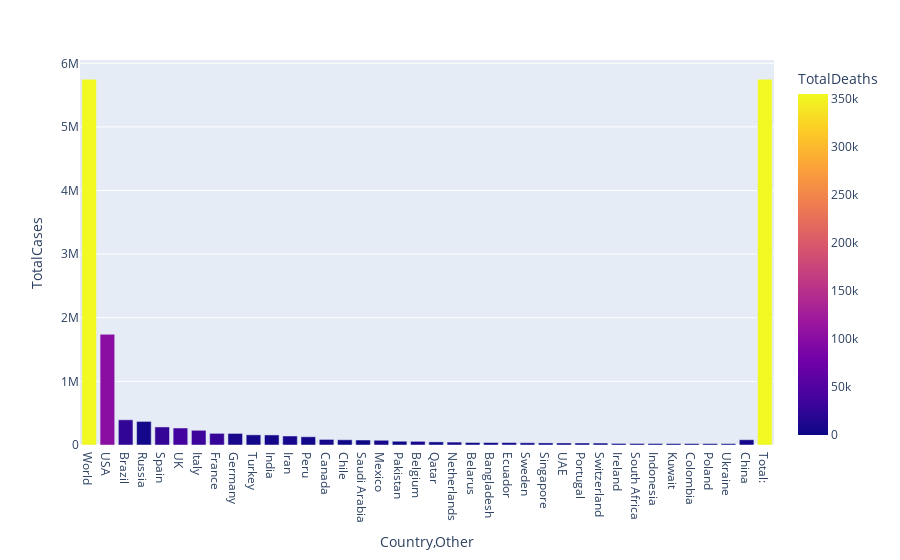

Notebook code cell kept with this figure:
### Markdown cell above
A plot to display total cases and deaths in each country with more than 20,000 Corona Virus cases. 
It is a single plot showing total cases and deaths in each bar factors using a color chart

### Code cell
data = [df['TotalCases'],df['TotalDeaths']]
fig2 = px.bar(df_cases_20000,x="Country,Other",y="TotalCases",color="TotalDeaths",barmode="group")
fig2.show()

### Figure 1 — Plotly figure (JSON) as saved in the notebook; plotly's stock layout.template omitted (floating-point values rounded to 4 significant figures)
{"data": [{"alignmentgroup": "True", "hoverlabel": {"namelength": 0}, "hovertemplate": "Country,Other=%{x}<br>TotalCases=%{y}<br>TotalDeaths=%{marker.color}", "legendgroup": "", "marker": {"color": [355333, 101740, 24746, 3968, 27118, 37460, 33072, 28596, 8533, 4431, 4534, 7564, 3788, 6760, 841, 425, 8134, 1225, 9364, 30, 5871, 214, 544, 3275, 4220, 23, 255, 1356, 1917, 1631, 524, 1473, 175, 776, 1028, 658, 4634, 355333], "coloraxis": "coloraxis"}, "name": "", "offsetgroup": "", "orientation": "v", "showlegend": false, "textposition": "auto", "type": "bar", "x": ["World", "USA", "Brazil", "Russia", "Spain", "UK", "Italy", "France", "Germany", "Turkey", "India", "Iran", "Peru", "Canada", "Chile", "Saudi Arabia", "Mexico", "Pakistan", "Belgium", "Qatar", "Netherlands", "Belarus", "Bangladesh", "Ecuador", "Sweden", "Singapore", "UAE", "Portugal", "Switzerland", "Ireland", "South Africa", "Indonesia", "Kuwait", "Colombia", "Poland", "Ukraine", "China", "Total:"], "xaxis": "x", "y": [5749511, 1740100, 396166, 370680, 283849, 267240, 231139, 182913, 181821, 159797, 158086, 141591, 129751, 87481, 82289, 78541, 74560, 59151, 57592, 48947, 45768, 38956, 38292, 38103, 35088, 32876, 31969, 31292, 30776, 24803, 24264, 23851, 23267, 23003, 22473, 21905, 82993, 5749511], "yaxis": "y"}], "layout": {"barmode": "group", "coloraxis": {"colorbar": {"title": {"text": "TotalDeaths"}}, "colorscale": [[0, "#0d0887"], [0.1111, "#46039f"], [0.2222, "#7201a8"], [0.3333, "#9c179e"], [0.4444, "#bd3786"], [0.5556, "#d8576b"], [0.6667, "#ed7953"], [0.7778, "#fb9f3a"], [0.8889, "#fdca26"], [1, "#f0f921"]]}, "legend": {"tracegroupgap": 0}, "margin": {"t": 60}, "xaxis": {"anchor": "y", "domain": [0, 1], "title": {"text": "Country,Other"}}, "yaxis": {"anchor": "x", "domain": [0, 1], "title": {"text": "TotalCases"}}}}
